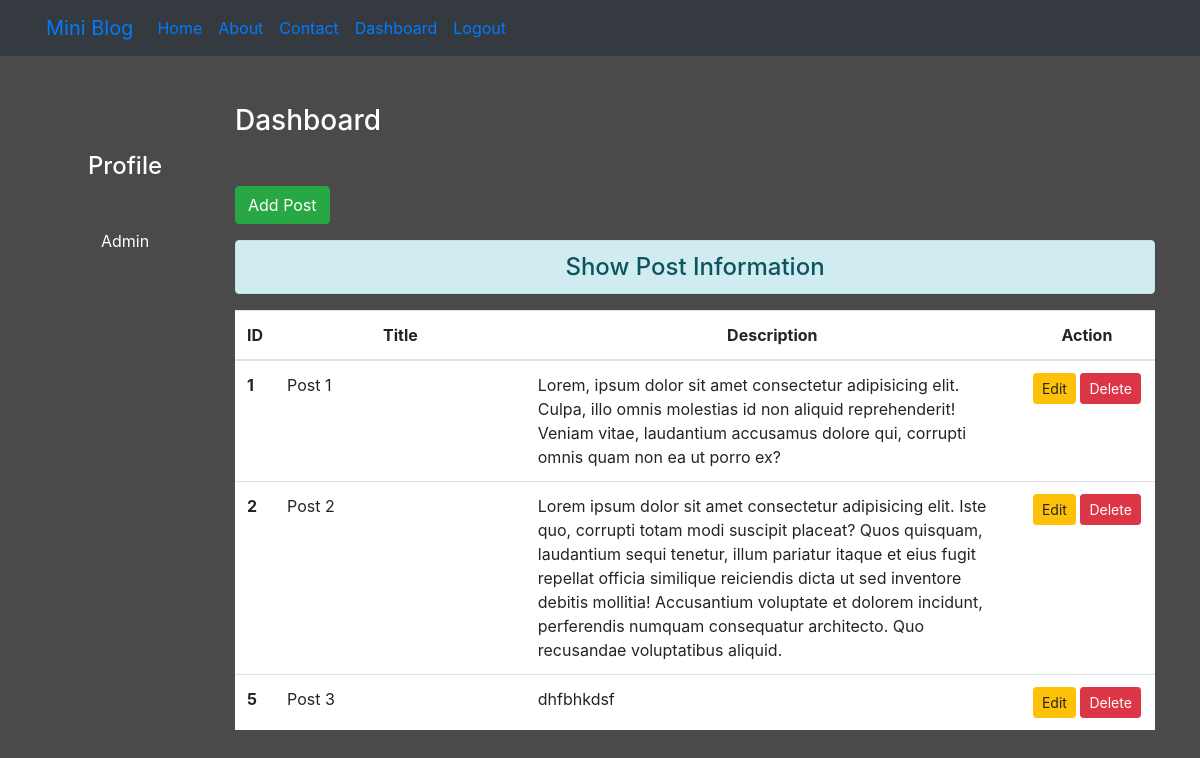
The page /dashboard/ (signed in) on the database its author committed.
### blog/models.py (models this page shows)
class Post(models.Model):
    title = models.CharField(max_length=150)
    desc = models.TextField()

### blog/views.py (the view)
# urls.py: path("dashboard/", views.dashboard, name='dashboard'),
def dashboard(request):
    if request.user.is_authenticated:
        posts = Post.objects.all()
        user = request.user
        full_name = user.get_full_name()
        grps = user.groups.all()
        return render(request, 'blog/dashboard.html', {'posts':posts, 'full_name':full_name, 'groups':grps})
    else:
        return HttpResponseRedirect('/LogIn/')

### blog/templates/blog/dashboard.html (shortened to what this page needs)
{% extends 'blog/base.html' %}
{% load static %}
{% block side %}
<div class="col-sm-2 text-white my-5 text-center">
    <h4 class="my-5">Profile</h4>
    {% for group in groups %}
    <p>{{group.name}}</p>
    {% endfor %}
</div>
{% endblock side %}
{% block content %}
<div class="col-sm-10">
    <h3 class="text-white my-5">Dashboard</h3>
    <a href="{% url 'addpost' %}" class="btn btn-success">Add Post</a>
    <h4 class="text-center alert alert-info mt-3">Show Post Information</h4>
    {% if posts %}
    <table class="table table-hover bg-white">
        <thead>
            <tr class="text-center">
                <th scope="col" style="width:2%">ID</th>
                <th scope="col" style="width:28%">Title</th>
                <th scope="col" style="width:55%">Description</th>
                <th scope="col" style="width:15%">Action</th>
            </tr>
        </thead>
        <tbody>
            {% for post in posts %}
            <tr>
                <th scope="row">{{post.id}}</th>
                <td>{{post.title}}</td>
                <td>{{post.desc}}</td>
                <td class="text-center">
                    <a href="{% url 'editpost' post.id %}" class="btn btn-warning btn-sm">Edit</a>
                    {% if perms.blog.delete_post %}
                    <form action="{% url 'deletepost' post.id %}" method="post" class="d-inline">
                        <input type="submit" class="btn btn-danger btn-sm" value="Delete">
                    </form>
                    {% endif %}
                </td>
            </tr>
            {% endfor %}
        </tbody>
    </table>
    {% else %}
    <h4 class="text-center alert alert-warning">No Records</h4>
    {% endif %}
</div>
{% endblock content %}

### blog/static/blog/css/style.css (style rules this page uses)
body { background-color: rgb(75, 74, 74); color: antiquewhite; }

### rows shown on the page
Post: id "1", title "Post 1", desc "Lorem, ipsum dolor sit amet consectetur adipisicing elit. Culpa, illo omnis molestias id non aliquid reprehenderit! Veniam vitae, laudantium accusamus dolore qui, corrupti omnis quam non ea ut porro ex?"
Post: id "2", title "Post 2", desc "Lorem ipsum dolor sit amet consectetur adipisicing elit. Iste quo, corrupti totam modi suscipit placeat? Quos quisquam, laudantium sequi tenetur, illum pariatur itaque et eius fugit repellat officia similique reiciendis dicta ut sed inventore debitis mollitia! Accusantium voluptate et dolorem incidunt, perferendis numquam consequatur architecto. Quo recusandae voluptatibus aliquid."
Post: id "5", title "Post 3", desc "dhfbhkdsf"

### other values the page prints
{{ group.name }} "Admin"
